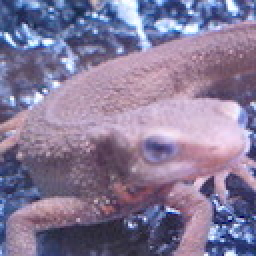
#> input picture Question_11_20/image_11_20/imori.jpg, 128 x 128 px, found by its file name (shown 2 times larger)
$ python q41.py   (older library calls are emulated)
#> lines starting #> are read from the running program, lines starting #| are printed output that depends on the picture
### Question_01_10/q2.py
import cv2
import numpy as np

def Gray(img_color):
    R = img_color[:,:,2].copy()
    G = img_color[:,:,1].copy()
    B = img_color[:,:,0].copy()

    img_gray = 0.2126 * R + 0.7152 * G + 0.0722 * B
    img_gray = img_gray.astype(np.uint8)
    return img_gray

# [8 lines that do not run on import are left out]

### Question_41_50/q41.py
import cv2
import numpy as np
import sys
sys.path.append("..")
from Question_01_10.q2 import Gray

img = cv2.imread("./image_41_50/imori.jpg").astype(np.float)
H, W, C = img.shape
#> H = 128; W = 128; C = 3
img_gray = Gray(img)
#> in Gray, `B = img_color[:,:,0].copy()`:
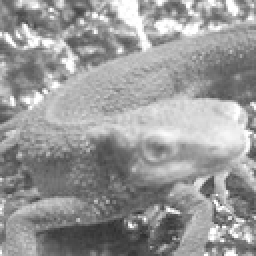
#> B: shape (128, 128) float64 (shown 2 times larger); min 46, max 255, mean 152.8

# img_G = cv2.GaussianBlur(img_gray, ksize = (5,5), sigmaX = 1.4)

#0パディングをする場合
img_gray = np.pad(img_gray,(1,1), 'constant')
#> img_gray: shape (130, 130)
_img_G = cv2.GaussianBlur(img_gray, ksize = (5,5), sigmaX = 1.4)
img_G = np.clip(_img_G, 0, 255)
img_G = _img_G[1:H+1,1:W+1]
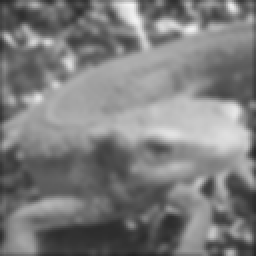
#> img_G: shape (128, 128) (shown 2 times larger); min 35, max 243, mean 125
print(img_G)
#> (printed output is left out)
print("ーーーーーーーーーーーーーー")

fx = cv2.Sobel(img_G, cv2.CV_32F, 1, 0, ksize=3)
fy = cv2.Sobel(img_G, cv2.CV_32F, 0, 1, ksize=3)
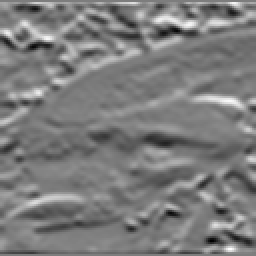
#> fy: shape (128, 128) float32 (shown 2 times larger); min -297, max 308, mean -1.7; drawn with min black and max white
fx = np.clip(fx, 0, 255).astype(np.uint8)
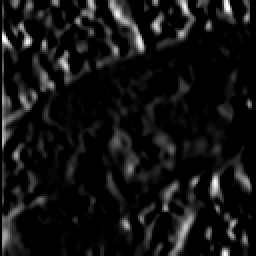
#> fx: shape (128, 128) (shown 2 times larger); min 0, max 255, mean 19.1
fy = np.clip(fy, 0, 255).astype(np.uint8)

edge = np.sqrt(np.power(fx, 2) + np.power(fy, 2)).astype(np.uint8)
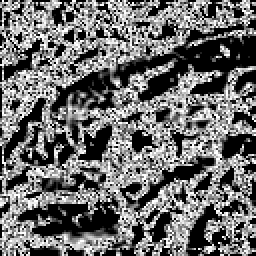
#> edge: shape (128, 128) (shown 2 times larger); min 0, max 15, mean 6.35; drawn with min black and max white
fx = np.maximum(fx, 1e-5) #下の式でfx = 0だとまずいから？

angle = np.arctan(fy / fx)
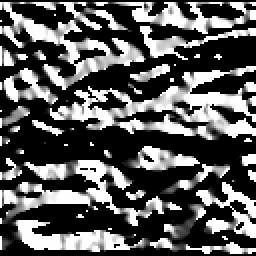
#> angle: shape (128, 128) float64 (shown 2 times larger); min 0, max 1.57, mean 0.563; drawn with min black and max white

angle = angle / np.pi * 180
angle[angle < -22.5] = 180 + angle[angle < -22.5]

_angle = np.zeros_like(angle, dtype=np.uint8)
_angle[np.where(angle <= 22.5)] = 0
_angle[np.where((angle > 22.5) & (angle <= 67.5))] = 45
_angle[np.where((angle > 67.5) & (angle <= 112.5))] = 90
_angle[np.where((angle > 112.5) & (angle <= 157.5))] = 135

angle_ans = _angle.astype(np.uint8)


cv2.imwrite("./image_41_50/answer41_1.jpg",edge)
cv2.imshow("result", edge)
cv2.waitKey(0)
cv2.destroyWindow("result")

cv2.imwrite("./image_41_50/answer41_2.jpg",angle_ans)
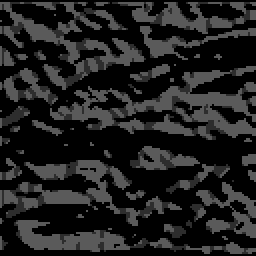
#> saved as answer41_2.jpg: shape (128, 128) (shown 2 times larger); min 0, max 90, mean 32.5
cv2.imshow("result", angle_ans)
cv2.waitKey(0)
cv2.destroyAllWindows()
